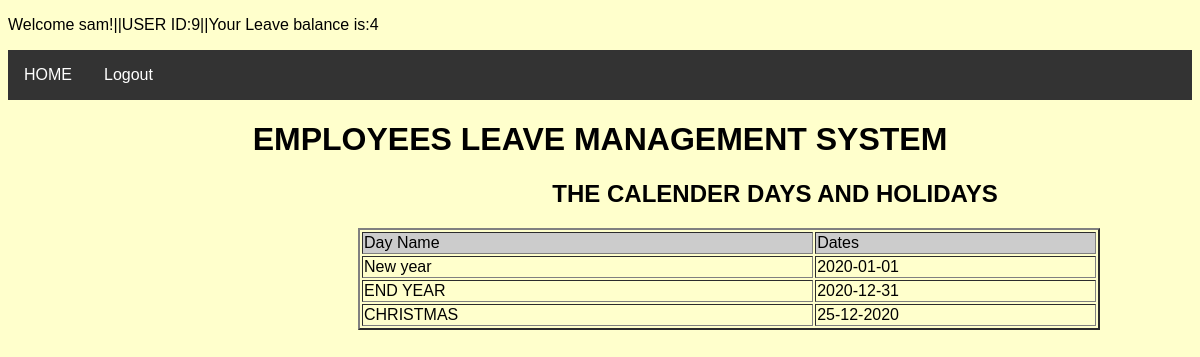
The app's page /calendermanager.php (signed in) with its own data.
### tables this page shows
CREATE TABLE IF NOT EXISTS `publicholidays` (
  `HolidayID` int(20) NOT NULL AUTO_INCREMENT,
  `HolidayName` varchar(50) NOT NULL,
  `Dates` varchar(20) NOT NULL,
  PRIMARY KEY (`HolidayID`)
);

### calendermanager.php (the view, shortened to what this page needs)
<?php
include_once("db.php");
$result1 = mysqli_query($con, "SELECT * FROM publicholidays ORDER BY HolidayID DESC");
?>
<!DOCTYPE html>
<html>
<head>
<link href="style.css" rel="stylesheet">
</head>
<body>
<p align="left">Welcome <?php echo $_SESSION['Usernames']; ?>!||USER ID:<?php echo $_SESSION['UserID']; ?>||Your Leave balance is:<?php echo $_SESSION['LeaveBalance']; ?></p>
<ul>
  <li><a href="managers.php">HOME</a></li>
  <li><a href="logout.php">Logout</a></li>
</ul>
<div>
<h1 align="center">EMPLOYEES LEAVE  MANAGEMENT SYSTEM</h1>
<div id="form" style="padding-left:350px">
<h2 align="center">THE CALENDER DAYS AND HOLIDAYS </h2>
        <table width='89%' border=2>
        <tr bgcolor='#CCCCCC'>
            <td width="9%">Day Name</td>
            <td width="6%">Dates</td>
		  </tr>
        <?php
        while($res = mysqli_fetch_array($result1)) {
            echo "<tr>";
            echo "<td>".$res['HolidayName']."</td>";
            echo "<td>".$res['Dates']."</td>";
        	echo "</tr>";
        }
        ?>
  </table>
  </div>
</div>
</body>
</html>

### style.css (style rules this page uses)
body { font-family:Arial, Sans-Serif; }
#form { background: none; width: auto; height: auto; }
ul { list-style-type: none; margin: 0; padding: 0; overflow: hidden; background-color: #333333; }
li { float: left; }
li a { display: block; color: white; text-align: center; padding: 16px; text-decoration: none; }
body { background-image: url("https://www.creativefabrica.com/wp-content/uploads/2020/05/08/Abstract-Website-Background-with-Squares-Graphics-4067055-1.jpg") !important; }

### calendermanager.php (style rules this page uses)
body { background-color:#FFFFCC; }
ul { list-style-type: none; margin: 0; padding: 0; overflow: hidden; background-color: #333333; }
li { float: left; }
li a { display: block; color: white; text-align: center; padding: 16px; text-decoration: none; }

### records on screen
publicholidays: HolidayName "New year", Dates "2020-01-01"
publicholidays: HolidayName "END YEAR", Dates "2020-12-31"
publicholidays: HolidayName "CHRISTMAS", Dates "25-12-2020"

### other values on screen
$_SESSION['Usernames'] "sam"
$_SESSION['UserID'] "9"
$_SESSION['LeaveBalance'] "4"
